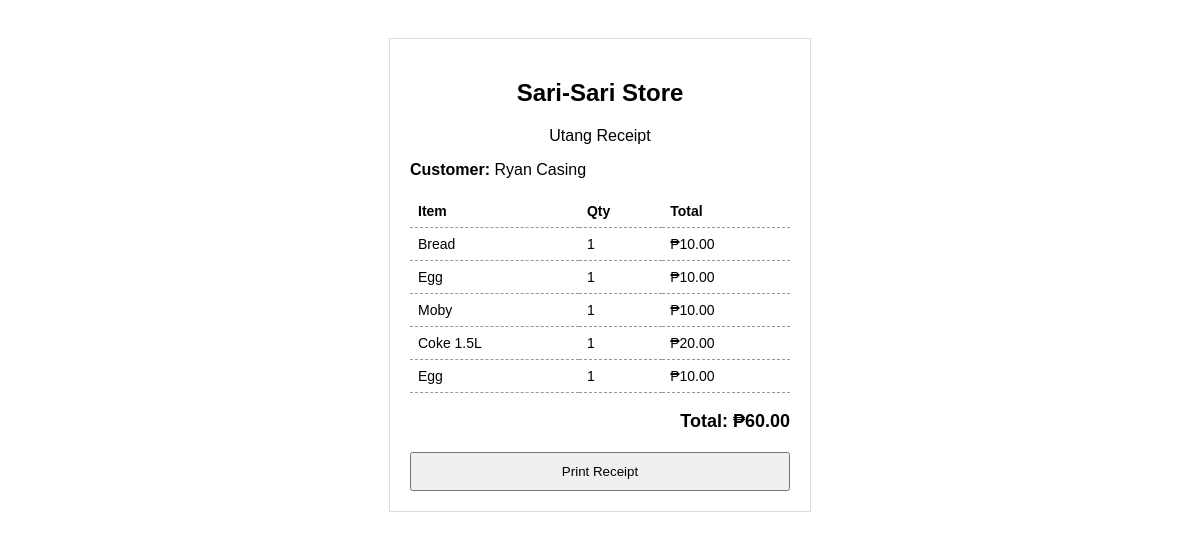
Before: /print/3 with the older database file.
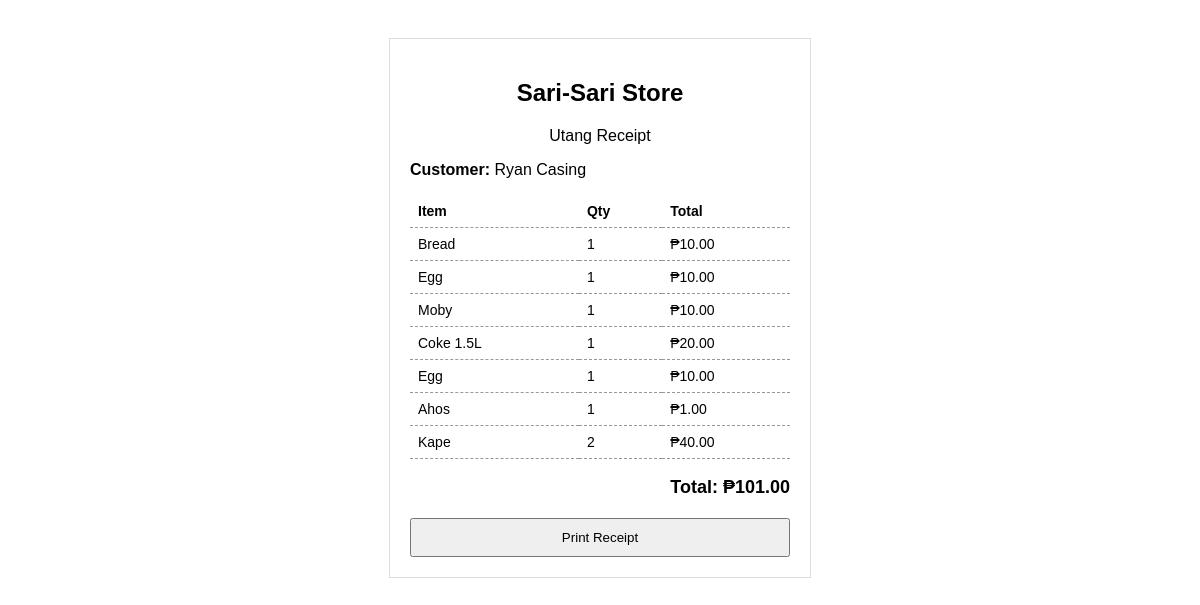
After: the same page with the newer database file.
### tables this page shows
CREATE TABLE utang (
        id INTEGER PRIMARY KEY AUTOINCREMENT,
        customer_id INTEGER NOT NULL,
        item_name TEXT NOT NULL,
        quantity INTEGER NOT NULL,
        price REAL NOT NULL,
        total REAL NOT NULL,
        status TEXT DEFAULT 'UNPAID'
    , date_created TEXT);

### app.py (the view)
@app.route("/print/<int:customer_id>")
def print_receipt(customer_id):
    conn = get_db()
    cursor = conn.cursor()
    cursor.execute("SELECT * FROM customers WHERE id=?", (customer_id,))
    customer = cursor.fetchone()
    cursor.execute("""
        SELECT * FROM utang
        WHERE customer_id=? AND status='UNPAID'
    """, (customer_id,))
    utang_list = cursor.fetchall()
    cursor.execute("""
        SELECT COALESCE(SUM(total),0)
        FROM utang
        WHERE customer_id=? AND status='UNPAID'
    """, (customer_id,))
    total = cursor.fetchone()[0]
    conn.close()
    return render_template(
        "print.html",
        customer=customer,
        utang_list=utang_list,
        total=total
    )

### app.py (called while the page is built)
def get_db():
    return sqlite3.connect("database.db")

### templates/print.html (shortened to what this page needs)
<!DOCTYPE html>
<html>
<head>
</head>
<body>
<div class="receipt">
  <h2>Sari-Sari Store</h2>
  <p class="center">Utang Receipt</p>
  <p><b>Customer:</b> {{ customer[1] }}</p>
  <table>
    <tr>
      <th>Item</th>
      <th>Qty</th>
      <th>Total</th>
    </tr>
    {% for u in utang_list %}
    <tr>
      <td>{{ u[2] }}</td>
      <td>{{ u[3] }}</td>
      <td>₱{{ "%.2f"|format(u[5]) }}</td>
    </tr>
    {% endfor %}
  </table>
  <div class="total">
    Total: ₱{{ "%.2f"|format(total) }}
  </div>
  <button onclick="window.print()">Print Receipt</button>
</div>
</body>
</html>

Changed rows visible on the page:
added utang: item_name "Ahos", quantity "1", total "1.00"
added utang: item_name "Kape", quantity "2", total "40.00"
Other visible differences:
{{ "%.2f"|format(total) }}: "60.00" → "101.00"
